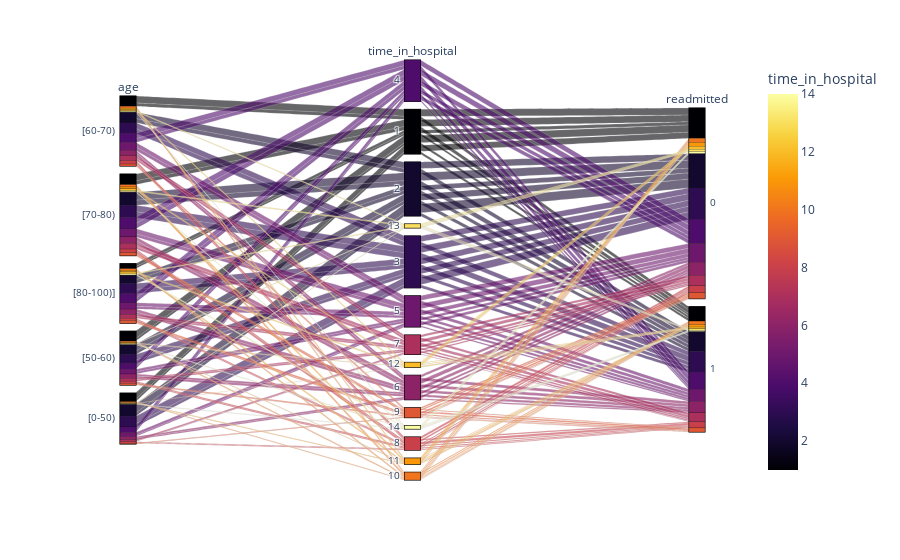

Here is the notebook cell this chart was saved with:
### Markdown cell above
From this plot we can confirm that most patients with lengthy stays are older and that stays of up to 3 days tend to not be readmitted.

Hover over the **time_in_hospital** column to confirm these trends and explore the age group of these patients and their readmission tendencies.

## Please re-run this cell to be able to see the visualization

### Code cell
px.parallel_categories(df_train[['age', 'time_in_hospital', 'readmitted']], color="time_in_hospital", color_continuous_scale=px.colors.sequential.Inferno)

### Figure 1 — Plotly figure (JSON) as saved in the notebook; plotly's stock layout.template omitted (floating-point values rounded to 4 significant figures; data arrays with more than 128 entries replaced by an {"elided": "..."} marker saying what was removed)
{"data": [{"dimensions": [{"label": "age", "values": {"elided": "6000 str values"}}, {"label": "time_in_hospital", "values": {"elided": "6000 int values"}}, {"label": "readmitted", "values": {"elided": "6000 int values"}}], "domain": {"x": [0, 1], "y": [0, 1]}, "line": {"color": {"elided": "6000 int values"}, "coloraxis": "coloraxis"}, "name": "", "type": "parcats"}], "layout": {"coloraxis": {"colorbar": {"title": {"text": "time_in_hospital"}}, "colorscale": [[0, "#000004"], [0.1111, "#1b0c41"], [0.2222, "#4a0c6b"], [0.3333, "#781c6d"], [0.4444, "#a52c60"], [0.5556, "#cf4446"], [0.6667, "#ed6925"], [0.7778, "#fb9b06"], [0.8889, "#f7d13d"], [1, "#fcffa4"]]}, "legend": {"tracegroupgap": 0}, "margin": {"t": 60}}}
